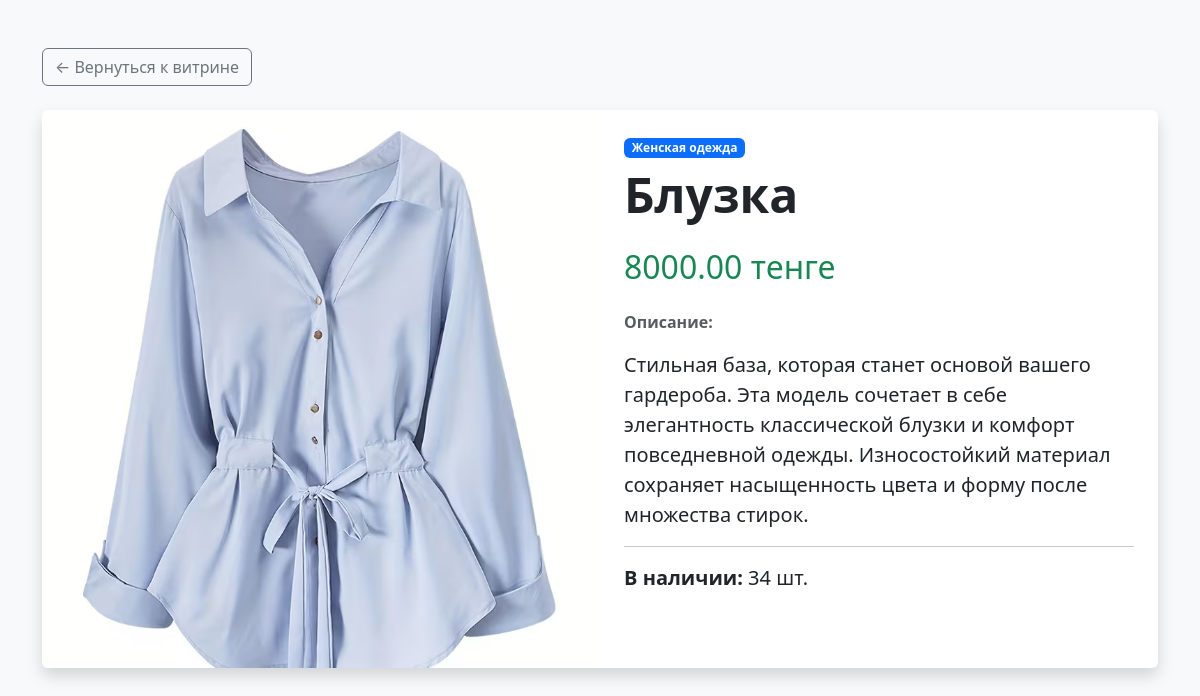
Page /product/7/ on the committed database.
### products/models.py (models this page shows, shortened)
class Product (models.Model):
    category = models.ForeignKey (Category, on_delete=models.CASCADE, verbose_name = "Category")
    name = models.CharField (max_length=30, verbose_name = "Product name")
    price = models.DecimalField (max_digits = 10, decimal_places = 2, verbose_name = "Price")
    description = models.TextField (blank=True, verbose_name="Product description")
    quantity = models.IntegerField (default = 0, verbose_name = "Remaining in stock: ")
    image = models.ImageField(upload_to='products/', null=True, blank=True, verbose_name="Product photo")

class Category (models.Model):
    name = models.CharField (max_length = 20, verbose_name = "Category name")

### products/views.py (the view)
# urls.py: path('product/<int:product_id>/', product_detail, name='product_detail'),
def product_detail(request, product_id):
    product = get_object_or_404(Product, id=product_id)
    return render(request, 'products/detail.html', {'product': product})

### products/templates/products/detail.html (shortened to what this page needs)
<!DOCTYPE html>
<html lang="ru">
<head>
    <link href="https://cdn.jsdelivr.net/npm/bootstrap@5.3.0/dist/css/bootstrap.min.css" rel="stylesheet">
</head>
<body class="bg-light">
    <div class="container py-5">
        <a href="/" class="btn btn-outline-secondary mb-4">← Вернуться к витрине</a>
        <div class="card shadow border-0">
            <div class="row g-0">
                <div class="col-md-6">
                    {% if product.image %}
                        <img src="{{ product.image.url }}" class="img-fluid rounded-start w-100" style="object-fit: cover; min-height: 400px;">
                    {% else %}
                        <div class="bg-secondary text-white d-flex align-items-center justify-content-center h-100" style="min-height: 400px;">
                            <span>Нет фото</span>
                        </div>
                    {% endif %}
                </div>
                <div class="col-md-6">
                    <div class="card-body p-4">
                        <span class="badge bg-primary mb-2">{{ product.category.name }}</span>
                        <h1 class="display-5 fw-bold">{{ product.name }}</h1>
                        <h2 class="text-success my-4">{{ product.price }} тенге</h2>
                        <p class="text-muted fw-bold">Описание:</p>
                        <p class="lead">{{ product.description|default:"Описание скоро будет добавлено." }}</p>
                        <hr>
                        <p class="fs-5"><strong>В наличии:</strong> {{ product.quantity }} шт.</p>
                    </div>
                </div>
            </div>
        </div>
    </div>
</body>
</html>

### rows in the picture
Product: image (picture), category.name "Женская одежда", name "Блузка", price "8000.00", description "Стильная база, которая станет основой вашего гардероба. Эта модель сочетает в себе элегантность классической блузки и комфорт повседневной одежды. Износостойкий материал сохраняет насыщенность цвета и форму после множества стирок.", quantity "34"
